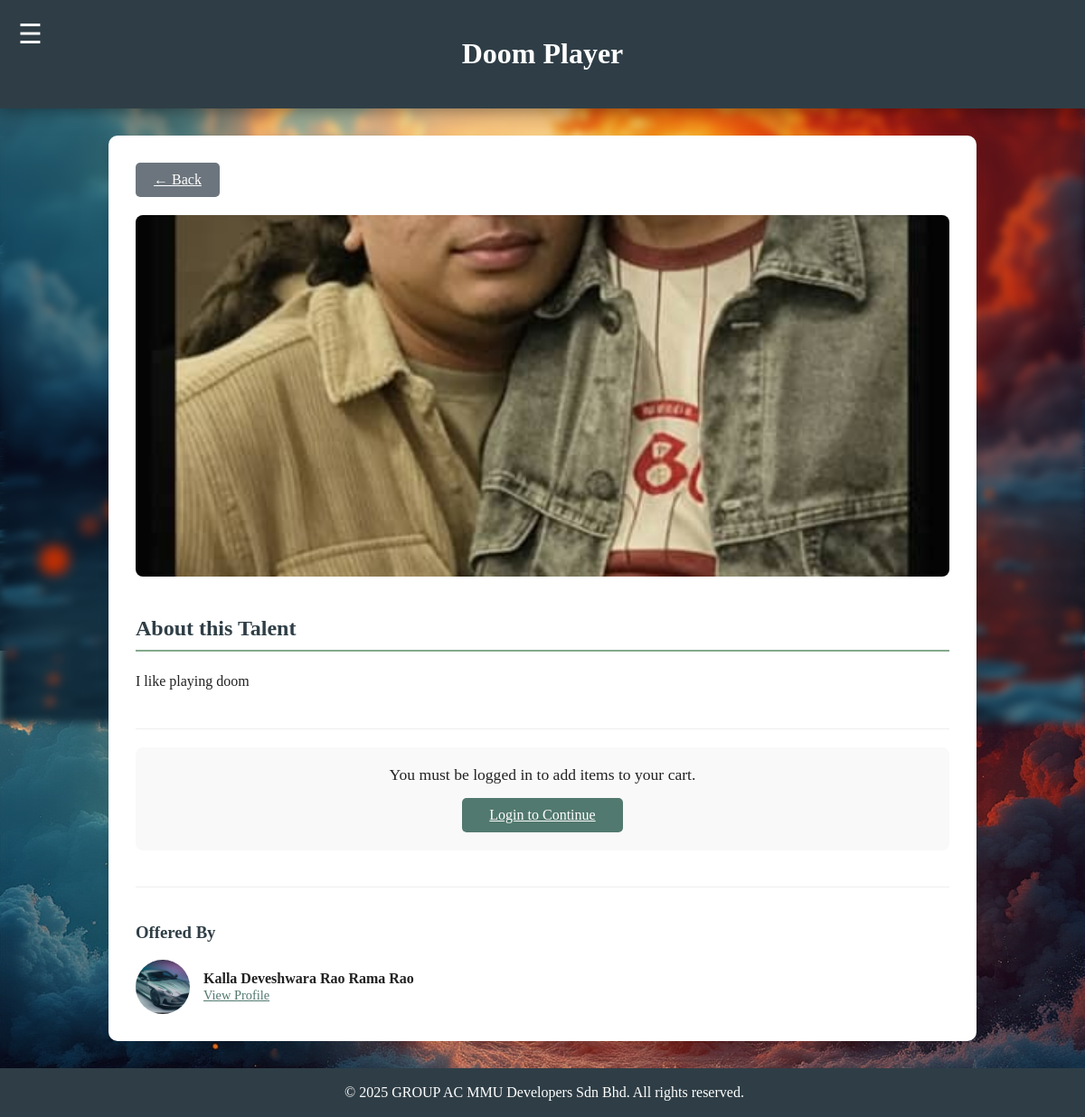
The page /viewTalent.php?id=3 on the database its author committed.
### tables this page shows
CREATE TABLE `services` (
  `service_id` int(11) NOT NULL,
  `user_id` int(11) NOT NULL,
  `service_title` varchar(255) NOT NULL,
  `service_description` text DEFAULT NULL,
  `service_image` varchar(255) DEFAULT NULL
);

CREATE TABLE `users` (
  `user_id` int(11) NOT NULL,
  `name` varchar(100) DEFAULT NULL,
  `email` varchar(100) DEFAULT NULL,
  `password` varchar(255) DEFAULT NULL,
  `role` enum('student','admin') DEFAULT 'student',
  `created_at` timestamp NOT NULL DEFAULT current_timestamp(),
  `student_id` varchar(50) DEFAULT NULL,
  `faculty` varchar(100) DEFAULT NULL,
  `date_of_birth` date DEFAULT NULL,
  `about_me` text DEFAULT NULL,
  `profile_picture` varchar(255) DEFAULT 'default_avatar.png'
);

### viewtalent.php (the view, shortened to what this page needs)
<?php
require 'connection.php';
$talent_id = intval($_GET['id']);
$stmt = $conn->prepare(
    "SELECT s.service_title, s.service_description, s.service_image, u.name as user_name, u.profile_picture, u.user_id
     FROM services s
     JOIN users u ON s.user_id = u.user_id
     WHERE s.service_id = ?"
);
$stmt->bind_param("i", $talent_id);
$stmt->execute();
$result = $stmt->get_result();
$talent = $result->fetch_assoc();
require 'header.php';
$talent_image_src = 'images/uploads/talent_images/' . htmlspecialchars($talent['service_image'] ?? 'service_placeholder.png');
$owner_avatar_src = DEFAULT_AVATAR_URL;
if (!empty($talent['profile_picture']) && file_exists('images/uploads/profile_pictures/' . $talent['profile_picture'])) {
    $owner_avatar_src = 'images/uploads/profile_pictures/' . htmlspecialchars($talent['profile_picture']);
}
?>
<body>
    <?php require 'navbar.php'; ?>
    <div id="main-content">
        <div class="title-container">
            <h1><?php echo htmlspecialchars($talent['service_title']); ?></h1>
        </div>
        <div class="talent-detail-container" style="max-width: 900px; margin: 30px auto; background-color: #fff; padding: 30px; border-radius: 10px; box-shadow: 0 4px 8px rgba(0,0,0,0.1);">
            <a href="#" onclick="history.go(-1); return false;" class="form-button" style="width: auto; padding: 10px 20px; background-color: #6c757d; display: inline-block; margin-bottom: 20px;">&larr; Back</a>
            <img src="<?php echo $talent_image_src; ?>" alt="<?php echo htmlspecialchars($talent['service_title']); ?>" style="width: 100%; height: auto; max-height: 400px; object-fit: cover; border-radius: 8px; margin-bottom: 20px;">
            <section id="talent-description">
                <h2 style="color: var(--color-title); border-bottom: 2px solid var(--color-surface); padding-bottom: 10px;">About this Talent</h2>
                <p style="line-height: 1.6;">
                    <?php echo nl2br(htmlspecialchars($talent['service_description'])); ?>
                </p>
            </section>
            <section id="add-to-cart" style="margin-top: 40px; padding-top: 20px; border-top: 1px solid #eee;">
                <?php if (isset($_SESSION['user_id'])): ?>
                    <form action="cart_logic.php" method="POST">
                        <input type="hidden" name="action" value="add">
                        <input type="hidden" name="talent_id" value="<?php echo $talent_id; ?>">
                        <button type="submit" class="form-button" style="width: 100%; background-color: var(--color-primary); font-size: 1.2em;">Add to Cart (RM 100.00)</button>
                    </form>
                <?php else: ?>
                    <div style="text-align: center; background-color: #f9f9f9; padding: 20px; border-radius: 8px;">
                        <p style="margin: 0; font-size: 1.1em;">You must be logged in to add items to your cart.</p>
                        <a href="login.php" class="form-button" style="width: auto; display: inline-block; margin-top: 15px; padding: 10px 30px;">Login to Continue</a>
                    </div>
                <?php endif; ?>
            </section>
            <section id="talent-owner" style="margin-top: 40px; padding-top: 20px; border-top: 1px solid #eee;">
                <h3 style="color: var(--color-title);">Offered By</h3>
                <div class="owner-info" style="display: flex; align-items: center; gap: 15px;">
                    <img src="<?php echo $owner_avatar_src; ?>" alt="<?php echo htmlspecialchars($talent['user_name']); ?>" style="width: 60px; height: 60px; border-radius: 50%; object-fit: cover;">
                    <div>
                        <h4 style="margin: 0;"><?php echo htmlspecialchars($talent['user_name']); ?></h4>
                        <a href="userDashboard.php?id=<?php echo $talent['user_id']; ?>" style="font-size: 0.9em; color: var(--color-primary);">View Profile</a>
                    </div>
                </div>
            </section>
        </div>
    </div>
    <?php require 'footer.php'; ?>
</body>
</html>

### css/style.css (style rules this page uses)
:root { --color-bg: #CAD2C5; --color-surface: #84A98C; --color-primary: #52796F; --color-text: #354F52; --color-title: #2F3E46; }
body { background-image: url("../css/background/background_image_2.png"); background-color: var(--color-bg); color: #222; margin: 0; padding: 0; }
body::before { content: ""; position: fixed; background-image: url("../css/background/background_image_2.png"); background-size: cover; top: 0; left: 0; height: 100vh; width: 100vw; z-index: -1; filter: blur(5px); }
.title-container { background-color: var(--color-title); font-family: "Copperplate Gothic", "Copperplate", fantasy; color: white; padding: 20px; text-align: center; box-shadow: 0 0px 20px rgba(0, 0, 0, 0.5); }
.form-button { width: 100%; padding: 10px; font-size: 1rem; background-color: var(--color-primary); color: white; border: none; border-radius: 5px; cursor: pointer; transition: background-color 0.3s ease; display: block; margin: 0; }

### rows shown on the page
services: service_title "Doom Player", service_image (picture), service_description "I like playing doom", user.profile_picture (picture), user.name "Kalla Deveshwara Rao Rama Rao"
